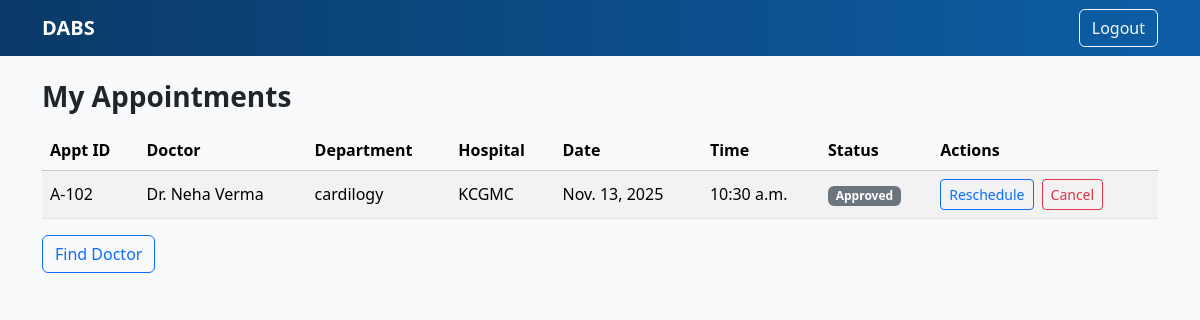
/dashboard/patient/appointments/ (signed in), run on the app's committed database.
### booking/models.py (models this page shows, shortened)
class Appointment(models.Model):
    STATUS_CHOICES = [
        ('Pending', 'Pending'),
        ('Approved', 'Approved'),
        ('Rescheduled', 'Rescheduled'),
        ('Cancelled', 'Cancelled'),
        ('Completed', 'Completed'),
        ('Rejected', 'Rejected'),
    ]
    patient = models.ForeignKey(
        User,
        on_delete=models.CASCADE,
        related_name='patient_appointments',
    )
    doctor = models.ForeignKey(
        DoctorProfile,
        on_delete=models.CASCADE,
        related_name='doctor_appointments',
    )
    department = models.CharField(max_length=100)
    hospital = models.CharField(max_length=120)
    date = models.DateField()
    time = models.TimeField()
    symptoms = models.TextField(blank=True)
    status = models.CharField(
        max_length=20,
        choices=STATUS_CHOICES,
        default='Pending',
    )
    created_at = models.DateTimeField(auto_now_add=True)
    updated_at = models.DateTimeField(auto_now=True)

class DoctorProfile(models.Model):
    STATUS_CHOICES = [
        ('Pending', 'Pending'),
        ('Approved', 'Approved'),
        ('Active', 'Active'),
        ('Inactive', 'Inactive'),
        ('Rejected', 'Rejected'),
    ]
    user = models.ForeignKey(User, on_delete=models.CASCADE)
    registration_no = models.CharField(max_length=50)
    specialization = models.CharField(max_length=80)
    experience_years = models.PositiveIntegerField(default=0)
    hospital = models.CharField(max_length=120)
    city = models.CharField(max_length=80)
    slot_preference = models.CharField(max_length=120)
    fee = models.DecimalField(max_digits=8, decimal_places=2,
                              null=True, blank=True)
    bio = models.TextField()
    status = models.CharField(
        max_length=10,
        choices=STATUS_CHOICES,
        default='Pending',
    )
    created_at = models.DateTimeField(auto_now_add=True)
    working_days = models.CharField(max_length=100, blank=True)
    clinic_start_time = models.TimeField(null=True, blank=True)
    clinic_end_time = models.TimeField(null=True, blank=True)
    break_start_time = models.TimeField(null=True, blank=True)
    break_end_time = models.TimeField(null=True, blank=True)
    slot_minutes = models.PositiveIntegerField(null=True, blank=True)
    schedule_notes = models.TextField(blank=True)
    schedule_published = models.BooleanField(default=False)
    review_note = models.TextField(blank=True)
    reviewed_by = models.ForeignKey(
        User,
        null=True,
        blank=True,
        on_delete=models.SET_NULL,
        related_name='reviewed_doctors',
    )
    reviewed_at = models.DateTimeField(null=True, blank=True)

### booking/views.py (the view)
# urls.py: path('dashboard/patient/appointments/', views.my_appointments, name='my_appointments'),
@login_required
def my_appointments(request):
    appts = Appointment.objects.filter(patient=request.user).order_by("-date", "-time")
    return render(request, "booking/my_appointments.html", {"appts": appts})

### booking/templates/booking/my_appointments.html (shortened to what this page needs)
<!doctype html>
<html lang="en">
<head>
  <link href="https://cdn.jsdelivr.net/npm/bootstrap@5.3.3/dist/css/bootstrap.min.css" rel="stylesheet">
</head>
<body class="bg-light">
<nav class="navbar navbar-dark" style="background:linear-gradient(90deg,#0a3a67,#0d5ea6);">
  <div class="container">
    <a class="navbar-brand fw-bold" href="/dashboard/patient/">DABS</a>
    <a class="btn btn-outline-light" href="/logout/">Logout</a>
  </div>
</nav>
<div class="container py-4">
  <h3 class="fw-bold mb-3">My Appointments</h3>
  <div class="table-responsive">
    <table class="table table-striped align-middle">
      <thead class="table-light">
  <tr>
    <th>Appt ID</th><th>Doctor</th><th>Department</th><th>Hospital</th>
    <th>Date</th><th>Time</th><th>Status</th><th>Actions</th>
  </tr>
</thead>
      <tbody>
      {% for a in appts %}
        <tr>
  <td>A-10{{ a.id }}</td>
  <td>Dr. {{ a.doctor.user.first_name }} {{ a.doctor.user.last_name }}</td>
  <td>{{ a.department }}</td>
  <td>{{ a.hospital }}</td>
  <td>{{ a.date }}</td>
  <td>{{ a.time }}</td>
  <td><span class="badge text-bg-secondary">{{ a.status }}</span></td>
  <td class="d-flex gap-2">
    <a class="btn btn-sm btn-outline-primary" href="/dashboard/patient/appointments/{{ a.id }}/reschedule/">Reschedule</a>
    <form method="post" action="/dashboard/patient/appointments/{{ a.id }}/cancel/" onsubmit="return confirm('Cancel this appointment?');">
      <button class="btn btn-sm btn-outline-danger" type="submit"
        {% if a.status == 'Cancelled' or a.status == 'Completed' %}disabled{% endif %}>Cancel</button>
    </form>
  </td>
</tr>
      {% empty %}
        <tr><td colspan="7" class="text-muted">No appointments yet.</td></tr>
      {% endfor %}
      </tbody>
    </table>
  </div>
  <a class="btn btn-outline-primary" href="/dashboard/patient/find/">Find Doctor</a>
</div>
</body>
</html>

### data on the page
Appointment: id "2", doctor.user.first_name "Neha", doctor.user.last_name "Verma", department "cardilogy", hospital "KCGMC", date "Nov. 13, 2025", time "10:30 a.m.", status "Approved"
